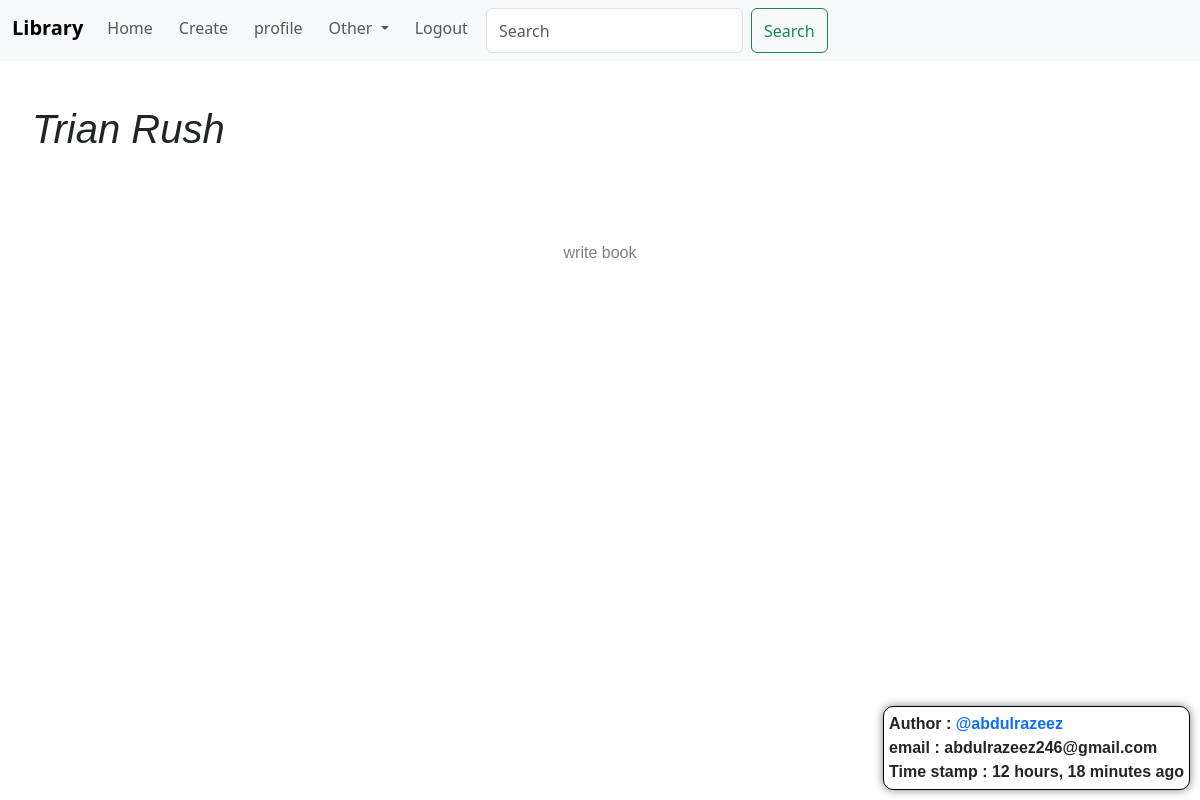
The app's page /read/30 (signed in) with its own data.
### main/models.py (models this page shows, shortened)
class Book(models.Model):
    author = models.ForeignKey(User, on_delete=models.CASCADE, null=True, blank=True)
    title = models.CharField(max_length=300)
    cover = models.ImageField(upload_to='images/', default="images/all.jpg")
    description = models.TextField(max_length=50000, null=True, blank=True)
    genre = models.ManyToManyField(Genre, related_name='genres', blank=True)
    body = models.TextField(null=True, blank=True)
    date_added = models.DateTimeField(auto_now_add=True)
    class Meta:
        ordering = ['-date_added']

### main/views.py (the view)
# urls.py: path('read/<int:book_id>', views.ReadBook, name='read'),
@login_required(login_url='login')
def ReadBook(request, book_id):
    book = Book.objects.get(id=book_id)
    if book.body == None or len(book.body) == 0:
        return HttpResponse(
            """
                    Content Currently Undergoing Production ... visit later
            """
        )
    context = {'book':book}
    return render(request,'main/read.html', context)

### main/templates/main/read.html
{% extends 'base.html' %}
{% block content %}
    <div>
    <h1>{{ book.title }}</h1>
    <main>
        <div class="main" align="center">
            <p>{{ book.body }}</p>
        </div>
    </main>
    <br><br><br><br>
    <div class="footer">
        <span class="author">Author : <a href="{% url 'profile' book.author %}"> @{{ book.author|lower }}</a></span><br>
        <span class="author">email : {{ book.author.email|lower }}</span><br>
        <span class="author">Time stamp : {{ book.date_added|timesince }} ago</span>
    </div>
    </div>
{% endblock %}

### static/css/main.css (style rules this page uses)
a { text-decoration: none; margin-bottom: 5px; }
a { text-decoration: none; margin-right: 10px; font-weight: bolder; }
.main { width: 100%; color: grey; font-family: Verdana, Geneva, Tahoma, sans-serif; text-transform: lowercase; }
main { padding: 60px; }
h1 { background-color: white; padding: 20px; min-width: 100%; font-weight: lighter; font-style: italic; font-family: 'Franklin Gothic Medium', 'Arial Narrow', Arial, sans-serif; }
.footer { position: fixed; bottom: 10px; right: 10px; font-weight: bolder; border-right-width: 1px; border-color: black; padding: 5px; background-color: white; border-radius: 0px; font-family: 'Trebuchet MS', 'Lucida Sans Unicode', 'Lucida Grande', 'Lucida Sans', Arial, sans-serif; border: 1px solid black; border-radius: 10px; box-shadow: 0px 0px 10px grey; }

### records on screen
Book: title "Trian Rush", body "write book", author "abdulrazeez", author.email "abdulrazeez246@gmail.com", date_added "12 hours, 18 minutes"
